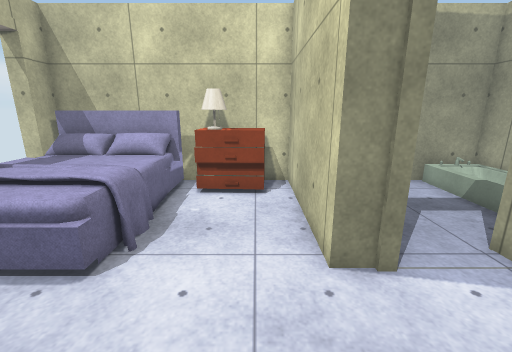
view 1 (above)

13 first-person views from a walk through a Unity game level. The camera is 1.5 m above the floor, tilts 14° down and sees 90° across. The floor is counted in squares, 0.5 m on a side. Each view is taken from the middle of a square. On the plan, view 1 faces up. The plan holds only what a view shows up to about 19 squares ahead; the rest is blank. The player character is not drawn. Door leaves are left out, so doorways stand open. Surface patterns are stand-ins for the level's own textures.

view 2
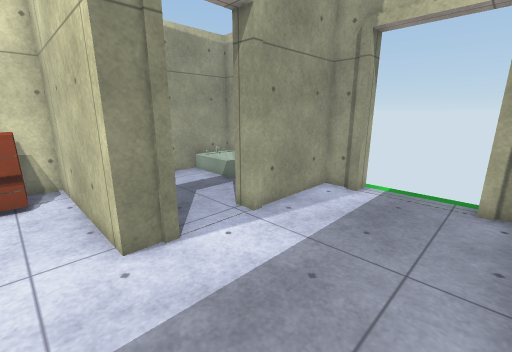

view 3
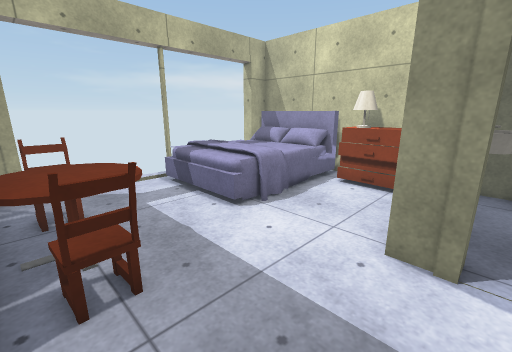

view 4
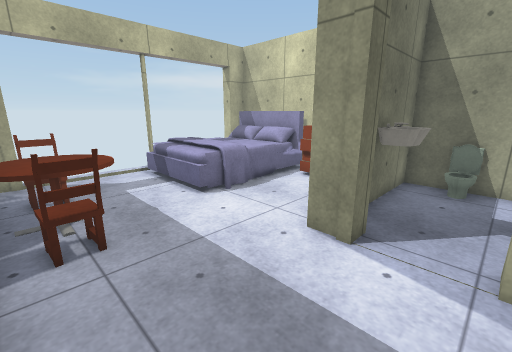

view 5
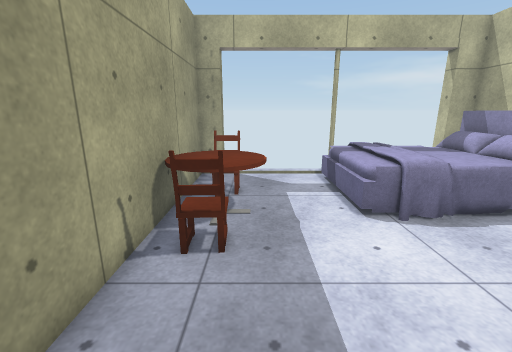

view 6
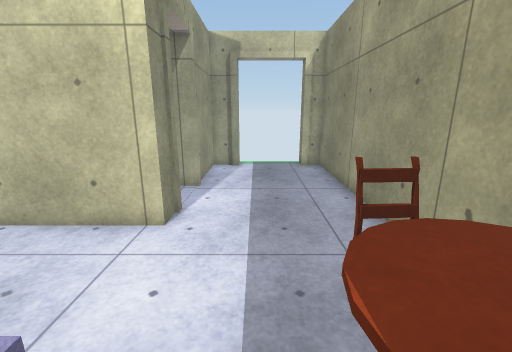

view 7
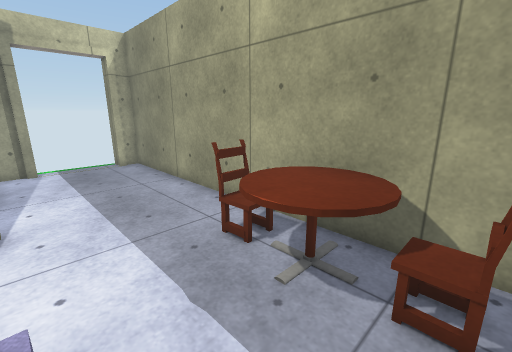

view 8
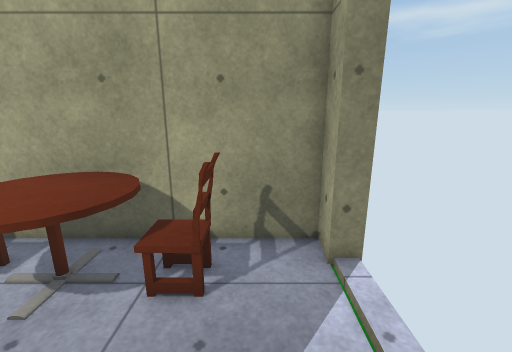

view 9
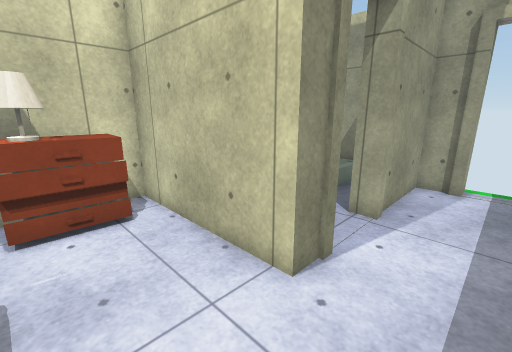

view 10
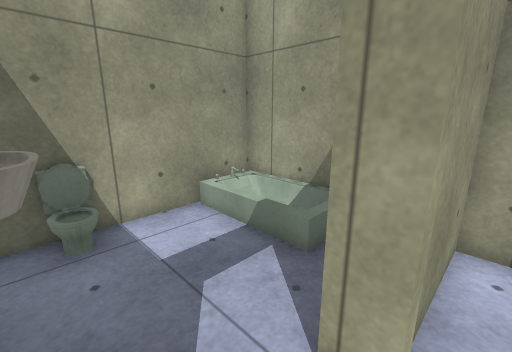

view 11
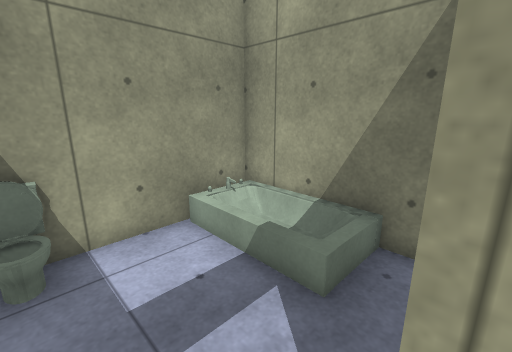

view 12
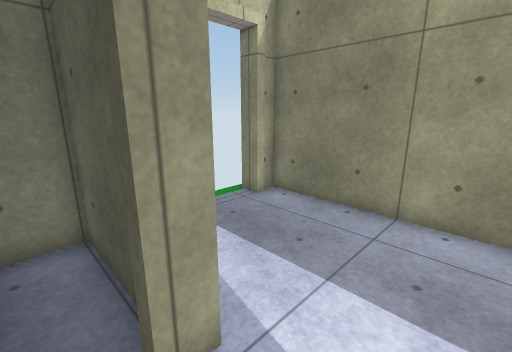

view 13
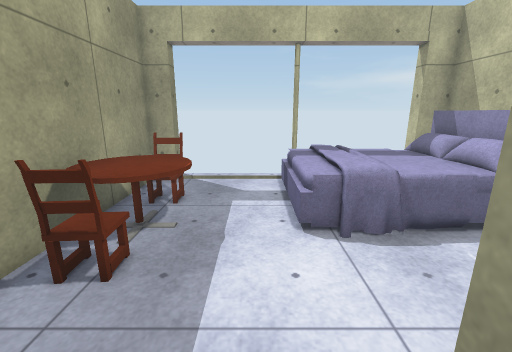

### Floor plan
Key: @ floor where view 1 was taken; # wall or solid block; . main floor; : floor 0.5 m higher than the main floor; / step, stairs or slope; D open door; = window, fence, low wall or low ledge; v drop or lower ground; B bed; N nightstand; L lamp; T tub; S sink; A table; C chair; I toilet.
Columns run from 9 left of view 1 to 11 right of it. Each row starts with its distance up from view 1.
 11 ####B##NNN###I######
 10 #   B .LLN##.....  T
  9       .NNN##.....  #
  8       ....##S....  #
  7       :...##S....::#
  6       B...##.......#
  5 #=    v...##...#####
  4 #=/////........#####
  3  ..................#D
  2  ...................D
  1  ...AAAA............D
  0  ..CAAAAC@..........D
 -1 # .CAAAAC..........#
 -2 ####################

Positions as (right, up) in squares from view 1, and headings:
1: (0, 0), facing up
2: (0, -1), facing up-right
3: (3, -1), facing up-left
4: (5, -1), facing up-left
5: (4, 1), facing left
6: (-5, 2), facing right
7: (-6, 4), facing down-right
8: (-7, 4), facing down
9: (-2, 2), facing up-right
10: (3, 4), facing up-right
11: (4, 5), facing up-right
12: (3, 6), facing down-right
13: (3, 3), facing left
